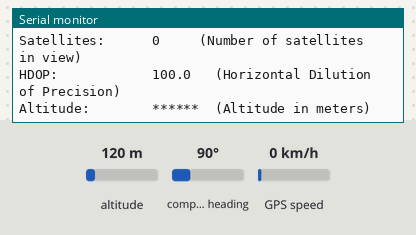
Recording of a sketch running on a simulated Arduino Uno, built with avr-gcc and run on an emulated ATmega328P. Shown: the last lines printed to the serial monitor. The test bench sets the inputs (shaded band); at power-on: altitude 120 m, compass heading 90°, GPS speed 0 km/h. The GPS gets a fix after 3 s at 37.7749, -122.4194 with 8 satellites.

Above: at 1.8 s.
1.9 s: altitude set to 107 m
At 3.9 s:
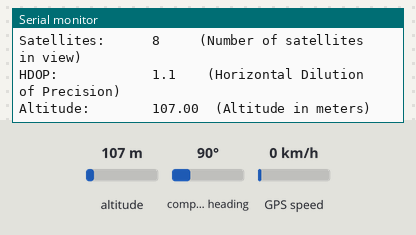
4.8 s: altitude set to 92 m
At 6.4 s:
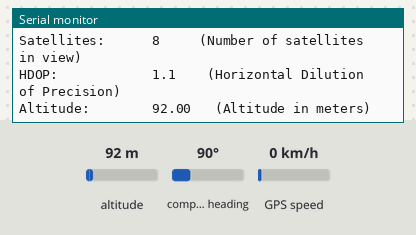
8.3 s: altitude set to 11 m
At 9.6 s:
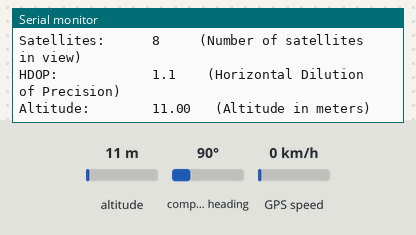
9.8 s: altitude set to 8 m
At 10.9 s:
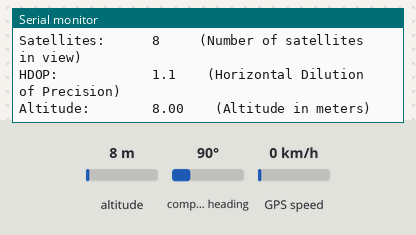

The sketch:

CAN_GPS_LINK.ino
```cpp
/*
このファイルはCAN_ALIVE.inoとGPS_CATCH.inoを組み合わせたもの
Serial Monitorが9600であることに注意すること

Satellites:         8                          衛星の補足数
HDOP:               1.3                        水平精度低下率
Latitude:           38.xxxxxx                  緯度
Longitude:          140.xxxxxx                 軽度
Location Age:       1049                       最終更新タイミング[msec]
Date & Time:        02/18/2024 19:52:06 1070   時刻
Altitude:           214.90                     標高
Course:             27.00                      移動方向
Speed:              0.57                       速度
Course Cardinal:    NNE                        北（N）東（E）南（S）西（W）
Distance to Tokyo:  xxx                        目標座標との距離
Course to Tokyo:    xxx.xx                     目標座標との角度
Cardinal to Tokyo:  SSW                        目標座標との角度

1777DDDD
1888DDDD
*/

#include <TinyGPSPlus.h>
#include <SoftwareSerial.h>
#include <mcp_can.h>
#include <SPI.h>
#include <Wire.h>

// define
#define UPDATE_INTERVAL_1SEC 10  // 送信周期 10で1秒
#define UPDATE_INTERVAL_10SEC 100  // 送信周期 100で10秒

// prototype

//基本情報
unsigned long rxId;
byte len;
byte rxBuf[8];
byte CAN_1777DDDD[] = {0xFF,0xFF,0xFF,0xFF,0xFF,0xFF,0xFF,0xFF};
byte CAN_1888DDDD[] = {0xFF,0xFF,0xFF,0xFF,0xFF,0xFF,0xFF,0xFF};

static const int RXPin = 4, TXPin = 3;
static const uint32_t GPSBaud = 9600;

// インスタンス作成
MCP_CAN CAN2(10);// CAN0 CS: pin 10 送信
TinyGPSPlus gps;
SoftwareSerial ss(RXPin, TXPin);

void setup() {
  Serial.begin(9600);
  ss.begin(GPSBaud);
  Wire.begin();

  Serial.println(F("GPS Data:"));
  Serial.println(F("---------"));

  // init CAN2 bus, baudrate: 250kbps@8MHz
  if(CAN2.begin(MCP_ANY, CAN_250KBPS, MCP_8MHZ) == CAN_OK){
    Serial.println("CAN2: Init OK!");
    CAN2.setMode(MCP_NORMAL);
  } else{
    Serial.println("CAN2: Init Fail!");
  }

  Serial.println("");

}

void loop() {
  static unsigned char count = 0;
  static unsigned long millis_buf = 0;

  //100ミリ秒経過したら次の処理に移行する
    while ((millis() - millis_buf) < 100){
        ;
    }
    millis_buf = millis();
    count++;

    // 割り切れる時に処理を実行
    if (count % UPDATE_INTERVAL_1SEC == 0){  // 1秒毎
      // 変更・取得
      modifyCANDataCAN_1777DDDD(CAN_1777DDDD);
      modifyCANDataCAN_1888DDDD(CAN_1888DDDD);

      // 送信
      sendCANMessage1Sec();
      // テストコード
      }

    if (count % UPDATE_INTERVAL_10SEC == 0){  // 10秒毎
      // 変更・取得
      // modifyCANDataCAN_1777DDDD(CAN_1777DDDD);
      // 送信
      sendCANMessage10Sec();
      }

  // receiveCANMessage(CAN2, rxId, len, rxBuf);

}

static void smartDelay(unsigned long ms) {
  unsigned long start = millis();
  do {
    while (ss.available())
      gps.encode(ss.read());
  } while (millis() - start < ms);
}

static void printFloat(float val, bool valid, int len, int prec) {
  if (!valid) {
    while (len-- > 1)
      Serial.print('*');
    Serial.print(' ');
  } else {
    Serial.print(val, prec);
    int vi = abs((int)val);
    int flen = prec + (val < 0.0 ? 2 : 1);
    flen += vi >= 1000 ? 4 : vi >= 100 ? 3 : vi >= 10 ? 2 : 1;
    for (int i = flen; i < len; ++i)
      Serial.print(' ');
  }
  smartDelay(0);
}

static void printInt(unsigned long val, bool valid, int len) {
  char sz[32] = "*****************";
  if (valid)
    sprintf(sz, "%ld", val);
  sz[len] = 0;
  for (int i = strlen(sz); i < len; ++i)
    sz[i] = ' ';
  if (len > 0)
    sz[len - 1] = ' ';
  Serial.print(sz);
  smartDelay(0);
}

static void printDateTime(TinyGPSDate &d, TinyGPSTime &t) {
  if (!d.isValid()) {
    Serial.print(F("********** "));
  } else {
    char sz[32];
    sprintf(sz, "%02d/%02d/%02d ", d.month(), d.day(), d.year());
    Serial.print(sz);
  }

  if (!t.isValid()) {
    Serial.print(F("******** "));
  } else {
    char sz[32];
    int hour = t.hour() + 9;
    if (hour >= 24) hour -= 24;
    sprintf(sz, "%02d:%02d:%02d ", hour, t.minute(), t.second());
    Serial.print(sz);
  }

  printInt(d.age(), d.isValid(), 5);
  smartDelay(0);
}

static void printStr(const char *str, int len) {
  int slen = strlen(str);
  for (int i = 0; i < len; ++i)
    Serial.print(i < slen ? str[i] : ' ');
  smartDelay(0);
}

///////////////////////////////////////////////////////////////////////////////////
// 送信データの変更
void modifyCANDataCAN_1777DDDD(byte *CAN_1777DDDD){
  // 1sec周期で送信
  Serial.print(F("Latitude:        "));
  printFloat(gps.location.lat(), gps.location.isValid(), 11, 6);
  Serial.println(F(" (Latitude in degrees)"));
  double latitude = gps.location.lat();
  uint32_t latitude_value = static_cast<uint32_t>(latitude * 1000000);

  CAN_1777DDDD[4] = (latitude_value >> 24) & 0xFF; // 上位バイト
  CAN_1777DDDD[5] = (latitude_value >> 16) & 0xFF; // 次のバイト
  CAN_1777DDDD[6] = (latitude_value >> 8) & 0xFF;  // 次のバイト
  CAN_1777DDDD[7] = latitude_value & 0xFF;         // 下位バイト

  //
  Serial.print(F("Longitude:       "));
  printFloat(gps.location.lng(), gps.location.isValid(), 12, 6);
  Serial.println(F(" (Longitude in degrees)"));
  double longitude = gps.location.lng();
  uint32_t longitude_value = static_cast<uint32_t>(longitude * 1000000);

  CAN_1777DDDD[0] = (longitude_value >> 24) & 0xFF; // 上位バイト
  CAN_1777DDDD[1] = (longitude_value >> 16) & 0xFF; // 次のバイト
  CAN_1777DDDD[2] = (longitude_value >> 8) & 0xFF;  // 次のバイト
  CAN_1777DDDD[3] = longitude_value & 0xFF;         // 下位バイト

  // Serial.print(F("Location Age:    "));
  // printInt(gps.location.age(), gps.location.isValid(), 5);
  // Serial.println(F(" (Time since last GPS fix in milliseconds)"));

  // Serial.print(F("Date & Time:     "));
  // printDateTime(gps.date, gps.time);
  // Serial.println(F(" (Date and time of last GPS fix)"));

  // Serial.print(F("Course:          "));
  // printFloat(gps.course.deg(), gps.course.isValid(), 7, 2);
  // Serial.println(F(" (Course in degrees)"));

  // Serial.print(F("Speed:           "));
  // printFloat(gps.speed.kmph(), gps.speed.isValid(), 6, 2);
  // Serial.println(F(" (Speed in km/h)"));

  // Serial.print(F("Course Cardinal: "));
  // printStr(gps.course.isValid() ? TinyGPSPlus::cardinal(gps.course.deg()) : "*** ", 6);
  // Serial.println(F(" (Cardinal direction of course)"));

  // Serial.println();

  // 東京都庁との距離と方角を計算して表示
  static const double TOKYO_LAT = 35.6895, TOKYO_LON = 139.6917;
  unsigned long distanceKmToTokyo =
  (unsigned long)TinyGPSPlus::distanceBetween(
    gps.location.lat(),
    gps.location.lng(),
    TOKYO_LAT,
    TOKYO_LON) / 1000;
  // Serial.print(F("Distance to Tokyo: "));
  // printInt(distanceKmToTokyo, gps.location.isValid(), 9);
  // Serial.println(F(" km"));

  double courseToTokyo =
  TinyGPSPlus::courseTo(
    gps.location.lat(),
    gps.location.lng(),
    TOKYO_LAT,
    TOKYO_LON);
  // Serial.print(F("Course to Tokyo: "));
  // printFloat(courseToTokyo, gps.location.isValid(), 7, 2);
  // Serial.println(F(" degrees"));

  const char *cardinalToTokyo = TinyGPSPlus::cardinal(courseToTokyo);
  // Serial.print(F("Cardinal to Tokyo: "));
  // printStr(gps.location.isValid() ? cardinalToTokyo : "*** ", 6);
  // Serial.println();

  // Serial.println();
  // smartDelay(4000);

  // if (millis() > 5000 && gps.charsProcessed() < 10)
    // Serial.println(F("No GPS data received: check wiring"));
}

void modifyCANDataCAN_1888DDDD(byte *CAN_1888DDDD){
  // 1sec周期で送信
    static int i  = 0;
    CAN_1888DDDD[0] = i;
    i += 1;
    if (i == 99){
      i = 0;
    }

    Serial.print(F("Satellites:      "));
    printInt(gps.satellites.value(), gps.satellites.isValid(), 5);
    Serial.println(F(" (Number of satellites in view)"));
    int satellitutes = gps.satellites.value();
    CAN_1888DDDD[0] = (satellitutes); // 衛星を捕捉している個数

    Serial.print(F("HDOP:            "));
    printFloat(gps.hdop.hdop(), gps.hdop.isValid(), 6, 1);
    Serial.println(F(" (Horizontal Dilution of Precision)"));
    double hdop = gps.hdop.hdop();
    uint32_t hdop_value = static_cast<uint32_t>(hdop * 10);
    CAN_1888DDDD[1] = (hdop_value); // 精度

    Serial.print(F("Altitude:        "));
    printFloat(gps.altitude.meters(), gps.altitude.isValid(), 7, 2);
    Serial.println(F(" (Altitude in meters)"));
    double altitude = gps.altitude.meters();
    uint32_t altitude_value = static_cast<uint32_t>(altitude * 100);
    CAN_1888DDDD[2] = (altitude_value >> 8) & 0xFF; // 標高の上位
    CAN_1888DDDD[3] = (altitude_value) & 0xFF; // 標高の下位

}

///////////////////////////////////////////////////////////////////////////////////
// 送信処理 1sec
void sendCANMessage1Sec(){
    CAN2.sendMsgBuf(0x1777DDDD, 1, 8, CAN_1777DDDD);
    CAN2.sendMsgBuf(0x1888DDDD, 1, 8, CAN_1888DDDD);
}

// 送信処理 10sec
void sendCANMessage10Sec(){
    //CAN2.sendMsgBuf(0x1777DDDD, 1, 8, CAN_1777DDDD);
}

///////////////////////////////////////////////////////////////////////////////////
// 受信処理
void receiveCANMessage(MCP_CAN &can, unsigned long &id, byte &length, byte *rxBuf) {
    if(can.checkReceive() == CAN_MSGAVAIL){
    can.readMsgBuf(&id, &length, rxBuf);

    // 最上位ビットを強制的に0に設定
    // 32ビットのうち最上位の3ビットをアンド演算でクリア
    id &= 0x1FFFFFFF;

    Serial.print("Receive ID: ");
    Serial.print(id, HEX);
    Serial.print(" Data: ");
    for(byte i = 0; i < length; i++){
      Serial.print(rxBuf[i], HEX);
      Serial.print(" ");
    }
    Serial.println();
  }
}
```

Measured:
- the behaviour switches between 100 and 99 m on altitude (found by bisection; images 1 and 2)
- the behaviour switches between 10 and 9 m on altitude (found by bisection; images 3 and 4)
- after the input at 1.9 s, the serial monitor: prints a new line after 1.6 s (image 1)
- after the input at 4.8 s, the serial monitor: prints a new line after 0.89 s (image 2)
- after the input at 8.3 s, the serial monitor: prints a new line after 0.74 s (image 3)
- after the input at 9.8 s, the serial monitor: prints a new line after 0.35 s (image 4)
